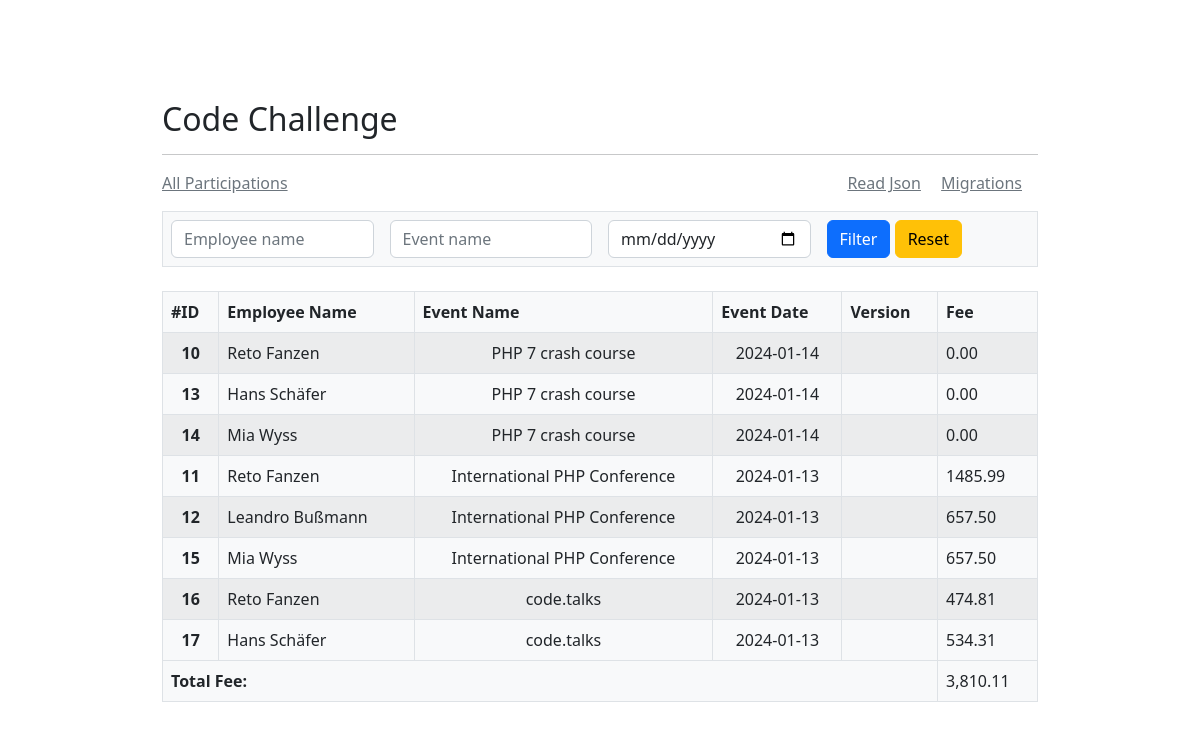
The page / on the database its author committed.
### tables this page shows
CREATE TABLE `participations` (
  `id` int NOT NULL,
  `employee_id` int NOT NULL,
  `event_id` int NOT NULL,
  `fee` double(10,2) NOT NULL,
  `created_at` timestamp NULL DEFAULT CURRENT_TIMESTAMP,
  `updated_at` timestamp NULL DEFAULT NULL ON UPDATE CURRENT_TIMESTAMP
);

CREATE TABLE `employees` (
  `id` int NOT NULL,
  `name` varchar(50) NOT NULL,
  `email` varchar(191) NOT NULL,
  `created_at` timestamp NULL DEFAULT CURRENT_TIMESTAMP,
  `updated_at` timestamp NULL DEFAULT NULL ON UPDATE CURRENT_TIMESTAMP
);

CREATE TABLE `events` (
  `id` int NOT NULL,
  `name` varchar(191) NOT NULL,
  `date` date DEFAULT NULL,
  `version` varchar(20) DEFAULT NULL,
  `created_at` timestamp NULL DEFAULT CURRENT_TIMESTAMP,
  `updated_at` timestamp NULL DEFAULT NULL ON UPDATE CURRENT_TIMESTAMP
);

### helpers/helpers.php (the view, shortened to what this page needs)
<?php
function getParticipations($conn) {
    $sql = "SELECT employees.name as employee_name, employees.email as employee_email, events.name as event_name, events.date as event_date, events.version as event_version, participations.id, participations.fee as participation_fee FROM participations
            JOIN employees ON participations.employee_id = employees.id
            JOIN events ON participations.event_id = events.id";
    $sql .= $searchStr ? " WHERE {$searchStr}" : "";
    return mysqli_query($conn, $sql);
}
function showParticipations($conn) {
    $result = getParticipations($conn);
    $totalFee = 0;
    while ($participation = mysqli_fetch_assoc($result)) {
        $totalFee += $participation['participation_fee'];
        ?>
        <tr>
            <th class="text-center" scope="row"><?php echo $participation['id']; ?></th>
            <td class=""><?php echo $participation['employee_name']; ?></td>
            <td class="text-center"><?php echo $participation['event_name']; ?></td>
            <td class="text-center"><?php echo $participation['event_date']; ?></td>
            <td class="text-center"><?php echo $participation['event_version']; ?></td>
            <td class="text-right"><?php echo $participation['participation_fee']; ?></td>
        </tr>
        <?php
    }
        ?>
        <tfoot>
            <tr>
                <th colspan="5" class="text-right" scope="row">Total Fee: </th>
                <td class="text-right"><?php echo number_format($totalFee, 2); ?></td>
            </tr>
        </tfoot>
        <?php
}

### index.php (shortened to what this page needs)
<?php
    require_once 'helpers/helpers.php';
    require_once 'database/conn.php';
    $task = $_GET['task'] ?? 'report';
    $employeeName = $_GET['employee_name'] ?? '';
    $eventName = $_GET['event_name'] ?? '';
    $eventDate = $_GET['event_date'] ?? '';
?>
<!doctype html>
<html lang="en">
    <head>
        <link href="https://cdn.jsdelivr.net/npm/bootstrap@5.2.3/dist/css/bootstrap.min.css" rel="stylesheet">
    </head>
    <body>
        <div class="container">
            <div class="nav-section">
                <h2>Code Challenge</h2>
                <hr />
                <?php include_once 'nav.php'; ?>
            </div>
            <?php if ('report' == $task): ?>
                <div class="list-section my-3 px-2 py-2 border bg-light">
                    <form class="row g-3 form-inline" method="get" action="<?php echo $_SERVER['PHP_SELF']; ?>">
                        <div class="col-3">
                            <input type="text" class="form-control" id="employee_name" name="employee_name" placeholder="Employee name" value="<?php echo $employeeName; ?>">
                        </div>
                        <div class="col-3">
                            <input type="text" class="form-control" id="event_name" name="event_name" placeholder="Event name" value="<?php echo $eventName; ?>">
                        </div>
                        <div class="col-3">
                            <input type="date" class="form-control" id="event_date" name="event_date" placeholder="Event date" value="<?php echo $eventDate; ?>">
                        </div>
                        <div class="col-3">
                            <button type="submit" class="btn btn-primary">Filter</button>
                            <a href="<?php echo $_SERVER['PHP_SELF']; ?>" class="btn btn-warning">Reset</a>
                        </div>
                    </form>
                </div>
                <div class="list-section my-4 bg-light">
                    <table class="table table-bordered table-striped">
                        <thead>
                            <tr>
                                <th scope="col">#ID</th>
                                <th scope="col">Employee Name</th>
                                <th scope="col">Event Name</th>
                                <th scope="col">Event Date</th>
                                <th scope="col">Version</th>
                                <th scope="col">Fee</th>
                            </tr>
                        </thead>
                        <tbody>
                            <?php showParticipations($conn); ?>
                        </tbody>
                    </table>
                </div>
            <?php endif; ?>
        </div>
    </body>
</html>

### nav.php
<div class="d-flex justify-content-between">
    <div>
        <a class="me-3 text-secondary" href="index.php?task=report">All Participations</a>
    </div>
    <div>
        <a class="me-3 text-secondary" href="index.php?task=read">Read Json</a>
        <a class="me-3 text-secondary" href="migrations.php">Migrations</a>
    </div>
</div>

### index.php (style rules this page uses)
.container { width: 900px; margin-top: 100px; }

### rows shown on the page
participations: id "10", employee.name "Reto Fanzen", event.name "PHP 7 crash course", event.date "2024-01-14", fee "0.00"
participations: id "13", employee.name "Hans Schäfer", event.name "PHP 7 crash course", event.date "2024-01-14", fee "0.00"
participations: id "14", employee.name "Mia Wyss", event.name "PHP 7 crash course", event.date "2024-01-14", fee "0.00"
participations: id "11", employee.name "Reto Fanzen", event.name "International PHP Conference", event.date "2024-01-13", fee "1485.99"
participations: id "12", employee.name "Leandro Bußmann", event.name "International PHP Conference", event.date "2024-01-13", fee "657.50"
participations: id "15", employee.name "Mia Wyss", event.name "International PHP Conference", event.date "2024-01-13", fee "657.50"
participations: id "16", employee.name "Reto Fanzen", event.name "code.talks", event.date "2024-01-13", fee "474.81"
participations: id "17", employee.name "Hans Schäfer", event.name "code.talks", event.date "2024-01-13", fee "534.31"

### other values the page prints
$totalFee "3,810.11"
